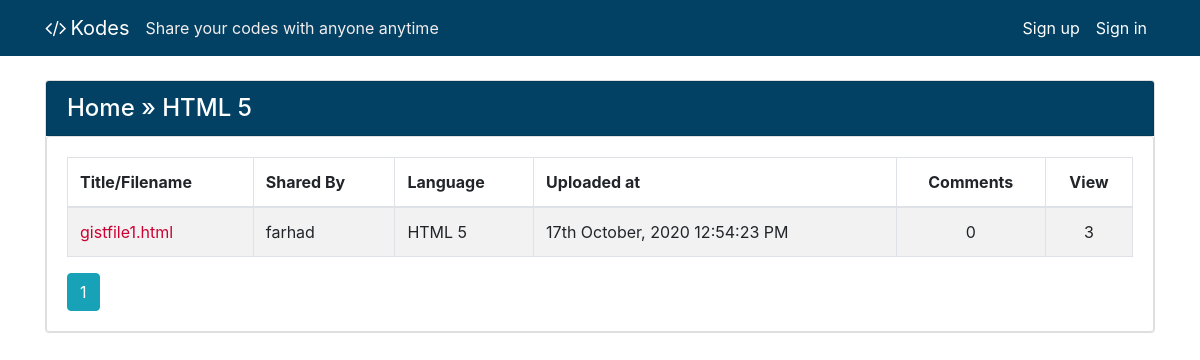
/lang/HTML 5/, run on the app's committed database.
### codes/models.py (models this page shows, shortened)
class Language(models.Model):
    name = models.CharField(max_length=50, null=False, blank=False)
    language_code = models.IntegerField(default=100, null=False, blank=False)
    is_popular = models.BooleanField(default=False, verbose_name="Popular")
    short_name = models.CharField(max_length=30, null=True, blank=True)
    file_extension = models.CharField(max_length=30, null=True, blank=True)

class Code(models.Model):
    author = models.ForeignKey(User, on_delete=models.CASCADE, null=True, blank=True)
    created_utc = models.DateTimeField(auto_now_add=True, verbose_name="Created")
    total_views = models.IntegerField(default=0)
    snippet_title = models.CharField(max_length=1000, default="", verbose_name="Title/Filename")
    snippet_body = models.TextField(verbose_name="Code Snippet")
    language = models.ForeignKey(Language, on_delete=models.SET_NULL, null=True)
    is_private = models.BooleanField(default=False, verbose_name="Private")
    password = models.CharField(max_length=1000, default="", blank=True)

### codes/views.py (the view)
# urls.py: path('lang/<language_name>/', language_page, name="language_page"),
def language_page(request, language_name):
    page = request.GET.get('page', 1)
    try:
        language = Language.objects.get(name__iexact=language_name)
    except:
        response = render(request, '404.html')
        response.status_code = 404
        return response
    codes = Code.objects.order_by('-created_utc').filter(language__name__iexact=language_name).all()
    per_page = 10
    paginator = Paginator(codes, per_page)
    try:
        paginator = paginator.page(page)
    except PageNotAnInteger:
        paginator = paginator.page(1)
    except EmptyPage:
        paginator = paginator.page(paginator.num_pages)
    context = {
        "language": language_name,
        "paginator": paginator
    }
    return render(request, "codes/language_specific.html", context)

### codes/context_processors.py (called while the page is built)
def sitename_tagline(request):
    context = {
        'SITENAME': settings.SITENAME,
        'TAGLINE': settings.TAGLINE
    }
    return context

### codes/templates/codes/language_specific.html (shortened to what this page needs)
{% extends 'codes/base.html' %}
{% load tz %}
{% block content %}
<div class="card my-4">
    <div class="card card-header shared-snippet-title" style="padding-bottom: 0px !important">
        <h4 class="card-title card-link breadcumb"><a href="{% url 'home' %}">Home</a> &raquo; {{language}}</h4>
    </div>
    <div class="card card-body">
        <table class="table table-striped table-bordered">
            <thead>
                <tr>
                    <th>Title/Filename</th>
                    <th>Shared By</th>
                    <th>Language</th>
                    <th>Uploaded at</th>
                    <th class="text-center">Comments</th>
                    <th class="text-center">View</th>
                </tr>
            </thead>
            <tbody>
                {% for code in paginator %}
                    <tr>
                        <td><a href="{% url 'code_view' code.id %}">{{ code.snippet_title|truncatechars:30 }}</a></td>
                        <td>{{ code.author.username|default:"Guest User" }}</td>
                        <td>{{ code.language.name }}</td>
                        <td>{% timezone "Asia/Dhaka" %}{{code.created_utc|date:"dS F, Y h:i:s A"}}{% endtimezone %}</td>
                        <td class="text-center">{{ code.comment_set.count }}</td>
                        <td class="text-center">{{ code.total_views }}</td>
                    </tr>
                {% endfor %}
            </tbody>
        </table>
        {% if paginator %}
        <div class="d-flex">
            {% for num in paginator.paginator.page_range %}
                {% if paginator.number == num %}
                    <a class="btn btn-info mr-2" href="?page={{ num }}">{{ num }}</a>
                {% elif num > paginator.number|add:'-3' and num < paginator.number|add:'3' %}
                    <a class="btn btn-outline-info mr-2" href="?page={{ num }}">{{ num }}</a>
                {% endif %}
            {% endfor %}
        </div>
        {% endif %}
    </div>
</div>
{% endblock content %}

### codes/static/main.css (style rules this page uses)
a { text-decoration: none; color: #c03; }
.card-link.breadcumb a { text-decoration: none; color: white; }
.card.card-header.shared-snippet-title { background-color: #024064; color: #fff; }

### data on the page
Language: name "HTML 5"
Code: snippet_title "gistfile1.html", author.username "farhad", language.name "HTML 5", created_utc "17th October, 2020 12:54:23 PM", comment_set.count "0", total_views "3"

### other printed values
{{ SITENAME }} "Kodes"
{{ TAGLINE }} "Share your codes with anyone anytime"
{{ num }} "1"
